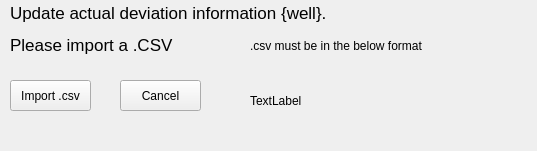
<?xml version="1.0" encoding="UTF-8"?>
<ui version="4.0">
 <class>importCsvWindow</class>
 <widget class="QMainWindow" name="importCsvWindow">
  <property name="geometry">
   <rect>
    <x>0</x>
    <y>0</y>
    <width>537</width>
    <height>151</height>
   </rect>
  </property>
  <property name="windowTitle">
   <string>Drilling Tools - Import CSV - {well}</string>
  </property>
  <widget class="QWidget" name="centralwidget">
   <widget class="QLabel" name="label">
    <property name="geometry">
     <rect>
      <x>10</x>
      <y>-1</y>
      <width>521</width>
      <height>61</height>
     </rect>
    </property>
    <property name="font">
     <font>
      <pointsize>13</pointsize>
     </font>
    </property>
    <property name="text">
     <string>&lt;html&gt;&lt;head/&gt;&lt;body&gt;&lt;p&gt;Update actual deviation information {well}. &lt;/p&gt;&lt;p&gt;Please import a .CSV&lt;/p&gt;&lt;/body&gt;&lt;/html&gt;</string>
    </property>
   </widget>
   <widget class="QPushButton" name="importBtn">
    <property name="geometry">
     <rect>
      <x>10</x>
      <y>80</y>
      <width>81</width>
      <height>31</height>
     </rect>
    </property>
    <property name="text">
     <string>Import .csv</string>
    </property>
   </widget>
   <widget class="QLabel" name="label_2">
    <property name="geometry">
     <rect>
      <x>250</x>
      <y>60</y>
      <width>191</width>
      <height>81</height>
     </rect>
    </property>
    <property name="text">
     <string>TextLabel</string>
    </property>
   </widget>
   <widget class="QLabel" name="label_3">
    <property name="geometry">
     <rect>
      <x>250</x>
      <y>30</y>
      <width>191</width>
      <height>31</height>
     </rect>
    </property>
    <property name="font">
     <font>
      <pointsize>9</pointsize>
     </font>
    </property>
    <property name="text">
     <string>.csv must be in the below format</string>
    </property>
   </widget>
   <widget class="QPushButton" name="cancelBtn">
    <property name="geometry">
     <rect>
      <x>120</x>
      <y>80</y>
      <width>81</width>
      <height>31</height>
     </rect>
    </property>
    <property name="text">
     <string>Cancel</string>
    </property>
   </widget>
  </widget>
 </widget>
 <resources/>
 <connections/>
</ui>
